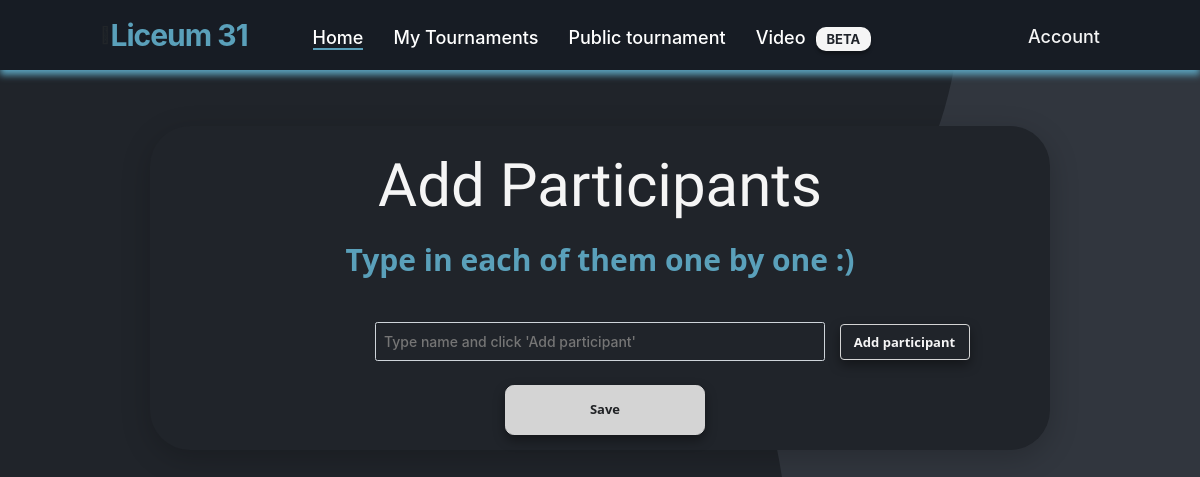
Page /new-players (signed in) on the earlier database version.
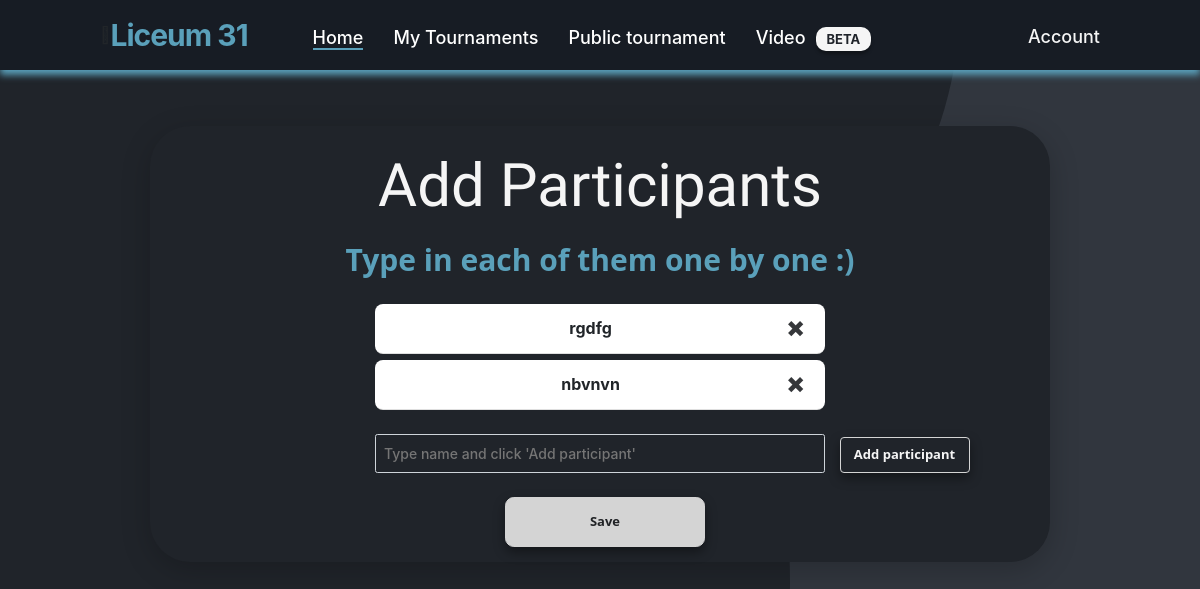
Same page on the later database version.
### website/models.py (models this page shows)
class Opponent(db.Model):
    id = db.Column(db.Integer,primary_key=True)
    tournament_id = db.Column(db.Integer,db.ForeignKey('tournament.id'))
    standing = db.relationship('Standing')
    name = db.Column(db.String(100000))

### website/views.py (the view, shortened to what this page needs)
@views.route('/new-players', methods=['GET', 'POST'])
@login_required
def getPlayers():
    tournamentDTO = TournamentController()
    tournamentDTO.Load(current_user.current_tournament_id)
    partizipantsNumberLimit = 100
    return render_template("new_players.html", user=current_user, tournament=tournamentDTO.tournament)

### website/Classes.py (called while the page is built)
    def Load(self, id):
        self.tournament = Tournament.query.get(id)

### website/__init__.py (called while the page is built)
def create_app():
    app = Flask(__name__)
    app.config['SECRET_KEY'] = 'kjabwdlajbal'
    app.config['SQLALCHEMY_DATABASE_URI'] = f'sqlite:///{DB_NAME}'
    app.config['SQLALCHEMY_TRACK_MODIFICATIONS'] = False
    db.init_app(app)  # inicjowanie bazy danych dla aplikacji
    from .views import views
    from .auth import auth
    app.register_blueprint(views, url_prefix='/')
    app.register_blueprint(auth, url_prefix='/')
    from .models import User
    create_datebase(app)
    login_manager = LoginManager()
    login_manager.login_view = 'auth.login'
    login_manager.init_app(app)
    @login_manager.user_loader
    def load_user(id):
        return User.query.get(int(id))
    return app

### website/templates/new_players.html
{% extends "base.html" %} {% block title %}Schedule Generator{% endblock %} {% block content %}
<section class="newplayers_box_container container_newplayer">
    <br />
    <h3 align="center">Add Participants</h3>
    <h4 class="h4_main" align="center">Type in each of them one by one :)</h4>
    <ol class="list-group list-group-flush" id="notes">
        {% for opponent in tournament.opponents %}
        <li align="center" class="list-group-item">
            {{opponent.name}}
            <button type="button" class="close" onClick="deletePlayer({{opponent.id}})">
        <span aria-hidden="true">&times;</span>
      </button>
        </li>
        {% endfor %}
    </ol>
    <br />
    <form method="POST">
        <div align="left">
            <input style="display: inline-block" name="player" class="form_control" placeholder="Type name and click 'Add participant'" type="text" />
            <button id="btn" type="submit" class="btn-add">
        Add participant
      </button>
        </div>
        <br />
        <div align="center">
            <a href="/schedule">
                <button id="btn" type="button" onclick="return clicked();" class="btn-danger_nav_generator_home">
          Save
        </button>
            </a>
    </form>
    </div>
</section>
{% endblock %}

Differences in the rows shown:
added Opponent: name "rgdfg"
added Opponent: name "nbvnvn"
